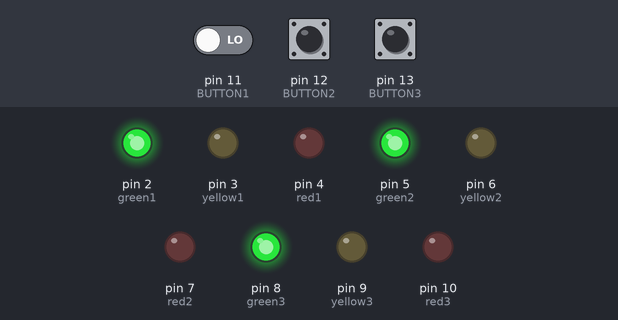
This sketch was run on a simulated Arduino Uno, built with avr-gcc and run on an emulated ATmega328P. Shown: output pins drawn as LEDs (lit = HIGH). The inputs (shaded band) are chosen by the test bench; at power-on: pin 12 (BUTTON2) HIGH, pin 13 (BUTTON3) HIGH, pin 11 (BUTTON1) LOW.

Above: at 1.2 s.
1.3 s: pin 12 (BUTTON2) pulled LOW for 0.15 s
At 1.8 s:
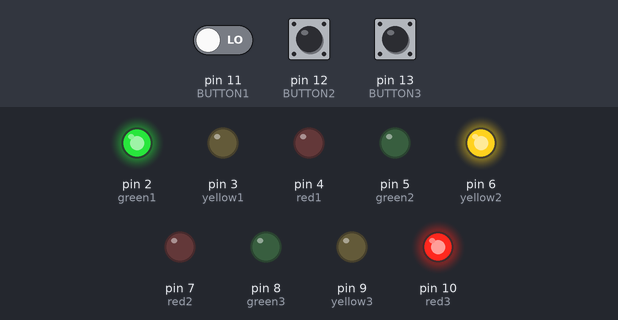
2.9 s: pin 13 (BUTTON3) pulled LOW for 0.15 s
At 4.1 s:
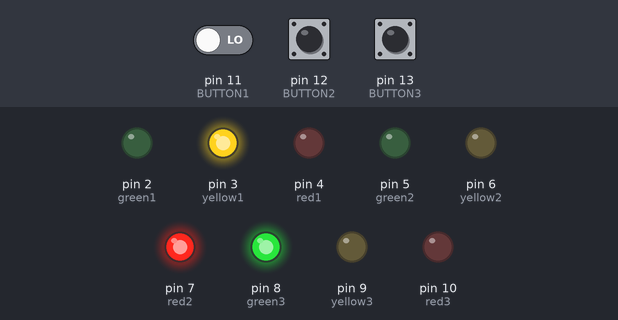
4.5 s: pin 12 (BUTTON2) pulled LOW for 1 s
At 5.4 s:
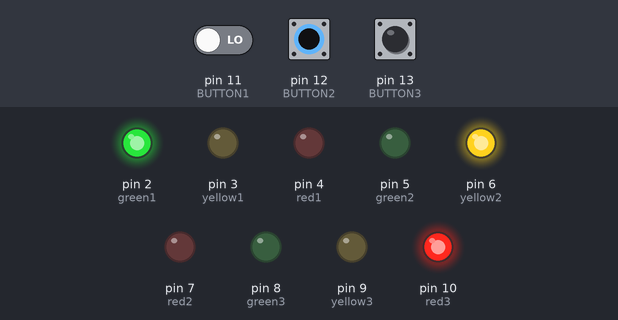
7.0 s: pin 13 (BUTTON3) pulled LOW for 1 s
At 7.3 s:
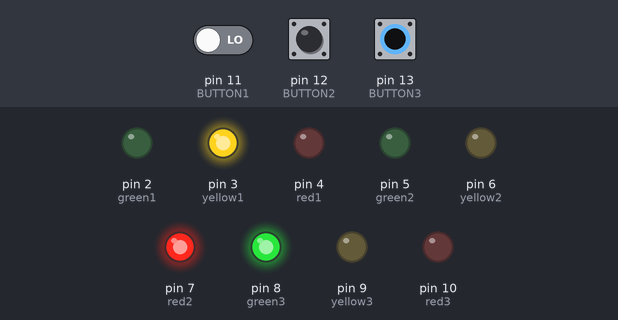
9.5 s: pin 11 (BUTTON1) driven HIGH and pin 12 (BUTTON2) driven LOW and pin 13 (BUTTON3) driven LOW
At 10.4 s:
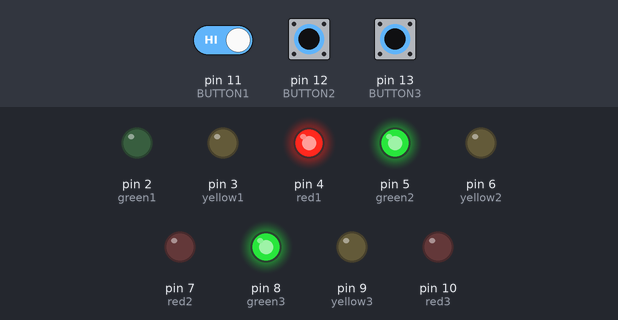
Timing chart, 0 to 12.0 s (numbered marks = the images above; inputs shaded):
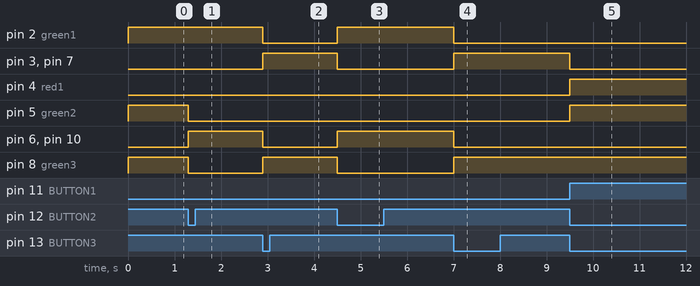

The sketch:

________.ino
```cpp
#define green1 2
#define yellow1 3
#define red1 4
#define green2 5
#define yellow2 6
#define red2 7
#define green3 8
#define yellow3 9
#define red3 10
#define BUTTON1 11
#define BUTTON2 12
#define BUTTON3 13
int a;
void setup()
{
  pinMode(BUTTON1, INPUT);
  pinMode(BUTTON2, INPUT);
  pinMode(BUTTON3, INPUT);
  {
    for(a=2; a<11; a++)
  {
   pinMode(a, OUTPUT);
}
    digitalWrite(green1, HIGH);
    digitalWrite(green2, HIGH);
    digitalWrite(green3, HIGH);
  }}
void loop()
 {
  if ( digitalRead(BUTTON1) == HIGH && digitalRead(BUTTON2) == LOW && digitalRead(BUTTON3) == LOW)
  {
    digitalWrite(red1, HIGH);
    digitalWrite(green1, LOW);
    digitalWrite(yellow1, LOW);
    digitalWrite(red2, LOW);
    digitalWrite(green2, HIGH);
    digitalWrite(yellow2, LOW);
    digitalWrite(red3, LOW);
    digitalWrite(green3, HIGH);
    digitalWrite(yellow3, LOW);
  }
  if (digitalRead(BUTTON1) == LOW && digitalRead(BUTTON2) == HIGH && digitalRead(BUTTON3) == LOW)
  {
    digitalWrite(red1, LOW);
    digitalWrite(green1, LOW);
    digitalWrite(yellow1, HIGH);
    digitalWrite(red2, HIGH);
    digitalWrite(green2, LOW);
    digitalWrite(yellow2, LOW);
    digitalWrite(red3, LOW);
    digitalWrite(green3, HIGH);
    digitalWrite(yellow3, LOW);
  }
  if (digitalRead(BUTTON1) == LOW && digitalRead(BUTTON2) == LOW && digitalRead(BUTTON3) == HIGH)
  {
    digitalWrite(red1, LOW);
    digitalWrite(green1, HIGH);
    digitalWrite(yellow1, LOW);
    digitalWrite(red2, LOW);
    digitalWrite(green2, LOW);
    digitalWrite(yellow2, HIGH);
    digitalWrite(red3, HIGH);
    digitalWrite(green3, LOW);
    digitalWrite(yellow3, LOW);
  }
 }
```

Measured:
- after the input at 1.3 s, pin 5 (green2), pin 8 (green3): HIGH → LOW at once; pin 6 (yellow2), pin 10 (red3): LOW → HIGH at once
- after the input at 2.9 s, pin 2 (green1), pin 6 (yellow2), pin 10 (red3): HIGH → LOW at once; pin 3 (yellow1), pin 7 (red2), pin 8 (green3): LOW → HIGH at once
- after the input at 4.5 s, pin 2 (green1), pin 6 (yellow2), pin 10 (red3): LOW → HIGH at once; pin 3 (yellow1), pin 7 (red2), pin 8 (green3): HIGH → LOW at once
- after the input at 7.0 s, pin 2 (green1), pin 6 (yellow2), pin 10 (red3): HIGH → LOW at once; pin 3 (yellow1), pin 7 (red2), pin 8 (green3): LOW → HIGH at once
- after the input at 9.5 s, pin 3 (yellow1), pin 7 (red2): HIGH → LOW at once; pin 4 (red1), pin 5 (green2): LOW → HIGH at once
